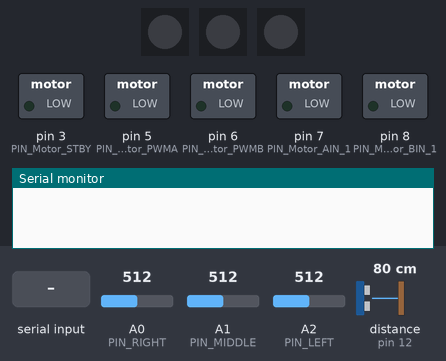
Recording of a sketch running on a simulated Arduino Uno, built with avr-gcc and run on an emulated ATmega328P. On the bench: 3 × 1 RGB LEDs in strip order, left to right, switched loads named in the sketch (green lamp = pin HIGH), the last lines printed to the serial monitor. Inputs (shaded band) come from the test bench; at power-on: A0 (PIN_RIGHT) = 512, distance to the obstacle (sensor on pin 12) 80 cm, A1 (PIN_MIDDLE) = 512, A2 (PIN_LEFT) = 512. The echo pulse lasts 58.3 µs per cm; dim RGB values are drawn brighter than linear; pins used as bus, display or sensor lines are not drawn.

Above: at 0.9 s.
1.0 s: "1_" received over Serial
At 2.2 s:
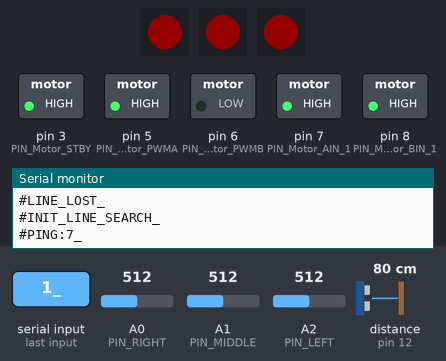
2.5 s: A0 (PIN_RIGHT) set to 589
5.5 s: A0 (PIN_RIGHT) set to 609
At 6.1 s:
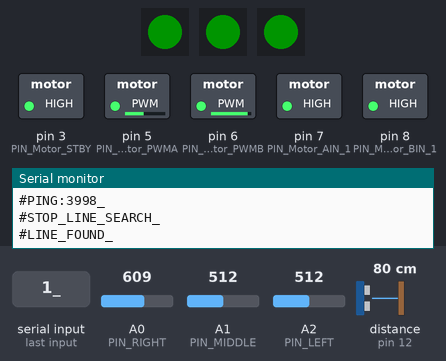
7.0 s: distance to the obstacle (sensor on pin 12) set to 10 cm
8.5 s: distance to the obstacle (sensor on pin 12) set to 7 cm
At 9.6 s:
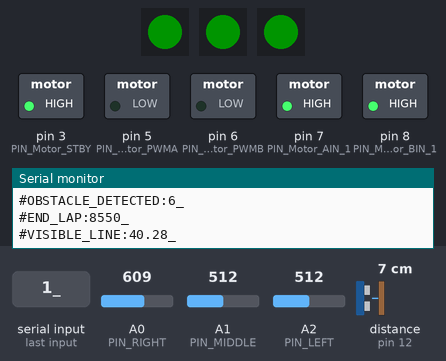
Timing chart, 0 to 11.0 s (numbered marks = the images above; inputs shaded):
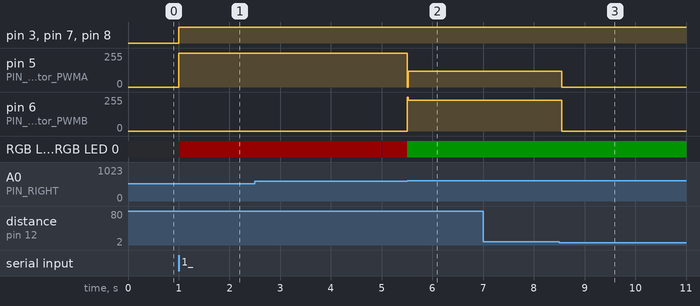

Measured:
- the behaviour switches between 599 and 600 on A0 (PIN_RIGHT) (found by bisection; images 1 and 2)
- the behaviour switches between 9 and 8 cm on distance to the obstacle (sensor on pin 12) (found by bisection; images 2 and 3)
- after the input at 1.0 s, pin 3 (PIN_Motor_STBY), pin 7 (PIN_Motor_AIN_1), pin 8 (PIN_Motor_BIN_1): LOW → HIGH at once; pin 5 (PIN_Motor_PWMA): 0/255 → 255/255 at once; RGB LED 0, RGB LED 0, RGB LED 0: off → RGB(20, 0, 0) at once
- after the input at 5.5 s, pin 5 (PIN_Motor_PWMA): 255/255 → 118/255 at once; pin 6 (PIN_Motor_PWMB): 0/255 → 232/255 at once; RGB LED 0, RGB LED 0, RGB LED 0: RGB(20, 0, 0) → RGB(0, 20, 0) at once
- after the input at 7.0 s, every drawn part: stays the same
- after the input at 8.5 s, pin 5 (PIN_Motor_PWMA): 118/255 → 0/255 after 0.05 s; pin 6 (PIN_Motor_PWMB): 232/255 → 0/255 after 0.05 s

The sketch:

main.ino
```cpp
#include "tasks.h"


void setup() {

  // initialize serial communication at 115200 bits per second:
  Serial.begin(115200);


  while (!Serial) {
    ; // wait for serial port to connect.
  }

  // wait for a msg sent by the ESP32 to begin the program
  for (;;){
    if (Serial.available() > 0){
      String msg = Serial.readStringUntil('_');;
      if (msg == "#commReady"){
        Serial.print("#ACK_"); // if the msg is correct it send another msg to the ESP
        }
        break;
    }
  }
  // task for the follow line part
  xTaskCreate(
    task_follow_line
    ,  "Follow_Line"
    ,  200
    ,  NULL
    ,  3
    ,  NULL );
  // task for the obstacle part
  xTaskCreate(
  task_obstacle
  ,  "Obstacle"
  ,  200
  ,  NULL
  ,  2
  ,  NULL );
  // task for the ping part
  xTaskCreate(
  task_ping
  ,  "Ping"
  ,  100
  ,  NULL
  ,  1
  ,  NULL );
}

void loop()
{
  // Empty. Things are done in Tasks.
}
```

tasks.h
```cpp
#include <Arduino.h>
#include <Arduino_FreeRTOS.h>
#include "FastLED.h"


//======== MSG CONSTANTS ==========

#define START_LAP_ACTION "START_LAP"
#define END_LAP_ACTION "END_LAP"
#define OBSTACLE_DETECTED_ACTION "OBSTACLE_DETECTED"
#define LINE_LOST_ACTION "LINE_LOST"
#define PING_ACTION "PING"
#define INIT_LINE_SEARCH_ACTION "INIT_LINE_SEARCH"
#define END_LINE_SEARCH_ACTION "STOP_LINE_SEARCH"
#define LINE_FOUND_ACTION "LINE_FOUND"
#define VISIBLE_LINE "VISIBLE_LINE"

//========= LED CONSTANTS ==========

#define PIN_RBGLED 4
#define NUM_LEDS 1
CRGB leds[NUM_LEDS];

//======= INFRARED CONSTANTS =======

#define PIN_LEFT   A2
#define PIN_MIDDLE A1
#define PIN_RIGHT  A0

#define DTECTION_THRESHOLD 600

//========= MOTOR CONSTANTS ========

// Enable/Disable motor control.
//  HIGH: motor control enabled
//  LOW: motor control disabled
#define PIN_Motor_STBY 3
// Group A Motors (Right Side)
// PIN_Motor_AIN_1: Digital output. HIGH: Forward, LOW: Backward
#define PIN_Motor_AIN_1 7
// PIN_Motor_PWMA: Analog output [0-255]. It provides speed.
#define PIN_Motor_PWMA 5

// Group B Motors (Left Side)
// PIN_Motor_BIN_1: Digital output. HIGH: Forward, LOW: Backward
#define PIN_Motor_BIN_1 8
// PIN_Motor_PWMB: Analog output [0-255]. It provides speed.
#define PIN_Motor_PWMB 6

//====== ULTRASOUND CONSTANTS ======

#define TRIG_PIN 13
#define ECHO_PIN 12
#define MICRODELAY_ULTRASOUND 10

#define THRESHOLD_REDUCE_SPEED 25
#define THRESHOLD_STOP 7


//======== SPEED CONSTANTS =========

#define NORMAL_SPEED 175
#define REDUCED_SPEED 50


//======== ERROR CONSTANTS =========

#define ERROR_LINE 1.0
#define ERROR_NO_LINE 3.1


//=========== DELAYS ===============

#define DELAY_FOLLOW_LINE 20
#define DELAY_ULTRASOUND 100
#define DELAY_PING 4000


// ======= GLOBAL VARIABLES ========
int base_speed = NORMAL_SPEED;        // Base speed for the motors
long start_lap;              // Timestamp for the start of the lap
long num_reed_sensors;       // Counter for line sensor readings
long num_lost_line;          // Counter for line lost events
bool seen_obstacle;          // Flag to indicate if an obstacle is detected


uint32_t Color(uint8_t r, uint8_t g, uint8_t b)
{
  return (((uint32_t)r << 16) | ((uint32_t)g << 8) | b);
}

void change_vel_motors(int left, int right){

  // The parameters are the speed of each side


  // Left motor configuration
  if (left < 0) {
    digitalWrite(PIN_Motor_BIN_1, LOW);          // Reverse direction
    analogWrite(PIN_Motor_PWMB, -left);         // Set the speed
  } else {
    digitalWrite(PIN_Motor_BIN_1, HIGH);         // Forward direction
    analogWrite(PIN_Motor_PWMB, left);          // Set the speed
  }

  // Right motor configuration
  if (right < 0) {
    digitalWrite(PIN_Motor_AIN_1, LOW);          // Reverse direction
    analogWrite(PIN_Motor_PWMA, -right);        // Set the speed
  } else {
    digitalWrite(PIN_Motor_AIN_1, HIGH);         // Forward direction
    analogWrite(PIN_Motor_PWMA, right);         // Set the speed
  }
}


void task_follow_line(void *pvParameters __attribute__((unused))) {
  // Initialize timing for task scheduling
  TickType_t xLastWakeTime;
  xLastWakeTime = xTaskGetTickCount();

  // Configure motor pins as outputs
  pinMode(PIN_Motor_STBY, OUTPUT);
  pinMode(PIN_Motor_AIN_1, OUTPUT);
  pinMode(PIN_Motor_PWMA, OUTPUT);
  pinMode(PIN_Motor_BIN_1, OUTPUT);
  pinMode(PIN_Motor_PWMB, OUTPUT);

  // Initialize LEDs with FastLED library
  FastLED.addLeds<NEOPIXEL, PIN_RBGLED>(leds, NUM_LEDS);
  FastLED.setBrightness(20); // Set LED brightness

  // Enable the motors
  digitalWrite(PIN_Motor_STBY, HIGH);

  Serial.println("#" + String(START_LAP_ACTION) + "_");

  start_lap = millis();  // Store start time
  bool line_lost = false; // Track if the line is lost

  // Variables for PID control
  float correction = 0;
  float error = 0;
  float last_err = 0;
  float dError = 0;

  // PID tuning parameters
  float Kp = 57.00; // Proportional gain
  float Kd = 54.5;  // Derivative gain

  for (;;) {
    // Read line sensors only if no obstacle is detected
    if (!seen_obstacle){
      num_reed_sensors ++;
      bool sensor_left = analogRead(PIN_LEFT) >= DTECTION_THRESHOLD;
      bool sensor_mid = analogRead(PIN_MIDDLE) >= DTECTION_THRESHOLD;
      bool sensor_right = analogRead(PIN_RIGHT) >= DTECTION_THRESHOLD;

      // Handle line detection
      if (sensor_left || sensor_mid || sensor_right) {
        FastLED.showColor(Color(0, 255, 0)); // Green LED for line detected
        if (line_lost) {
          line_lost = false;
          Serial.println("#" + String(END_LINE_SEARCH_ACTION) + "_");
          Serial.println("#" + String(LINE_FOUND_ACTION) + "_");
        }
      } else {
        // If no line is detected
        FastLED.showColor(Color(255, 0, 0)); // Red LED for lost line
        num_lost_line++; // Increment lost line count
        if (!line_lost) {
          Serial.println("#" + String(LINE_LOST_ACTION) + "_");
          Serial.println("#" + String(INIT_LINE_SEARCH_ACTION) + "_");
          line_lost = true;
        }
      }

      // Calculate error for PID control
      if (sensor_left && !sensor_right) error = -1 * ERROR_LINE;  // Line is to the left
      else if (sensor_right && !sensor_left) error = ERROR_LINE;  // Line is to the right
      else if (!sensor_left && !sensor_right && sensor_mid) error = 0.0;  // Line is centered
      else {
        // If line is lost, apply correction based on last error
        error = (last_err <= 0) ? -1 * ERROR_NO_LINE : ERROR_NO_LINE; // Turn left or right
      }

      // Calculate the rate of change of error (derivative)
      dError = error - last_err;

      // Apply PID formula: proportional + derivative
      correction = Kp * error + Kd * dError;

      // Store the current error as last error for the next iteration
      last_err = error;

      // Calculate motor speeds with correction
      float speed_left = base_speed + correction;
      float speed_right = base_speed - correction;

      // Round and constrain speeds to valid range [0-255]
      int speed_left_int = constrain(round(speed_left), 0, 255);
      int speed_right_int = constrain(round(speed_right), 0, 255);

      // Apply motor speeds
      change_vel_motors(speed_left_int, speed_right_int);
    }
    xTaskDelayUntil(&xLastWakeTime, (DELAY_FOLLOW_LINE / portTICK_PERIOD_MS));
  }
}


void task_obstacle( void *pvParameters __attribute__((unused)) )
{
  // Initialize timing for task scheduling
  TickType_t xLastWakeTime;
  xLastWakeTime = xTaskGetTickCount();

  // Configure motor standby and ultrasonic sensor pins
  pinMode(PIN_Motor_STBY, OUTPUT);
  pinMode(TRIG_PIN, OUTPUT); // Trigger pin set as output
  pinMode(ECHO_PIN, INPUT);  // Echo pin set as input
  digitalWrite(TRIG_PIN, LOW); // Initialize trigger pin to LOW

  // Initialize LEDs with FastLED library
  FastLED.addLeds<NEOPIXEL, PIN_RBGLED>(leds, NUM_LEDS);
  FastLED.setBrightness(20); // Set LED brightness

  seen_obstacle = false;     // Global flag to indicate obstacle presence

  for (;;)
  {
    long t; // Time taken for the echo pulse
    long d; // Calculated distance in centimeters

    digitalWrite(TRIG_PIN, HIGH);
    delayMicroseconds(MICRODELAY_ULTRASOUND);          //Enviamos un pulso de 10us
    digitalWrite(TRIG_PIN, LOW);

    // Measure the time of the echo pulse
    t = pulseIn(ECHO_PIN, HIGH);

    // Convert the time to distance in centimeters
    d = t/59;

    // Check if the obstacle is within a critical distance
    if (d <= THRESHOLD_REDUCE_SPEED){
      base_speed = NORMAL_SPEED; // Reduce base speed when an obstacle is nearby
      if (d <= THRESHOLD_STOP){
        change_vel_motors(0,0); // Stop motors if the obstacle is very close
        Serial.println("#" + String(OBSTACLE_DETECTED_ACTION) + ":" + String(d) + "_");
        Serial.println("#" + String(END_LAP_ACTION) + ":" + String(millis() - start_lap) + "_");
        Serial.println("#" + String(VISIBLE_LINE) + ":" + String(((float)(num_reed_sensors - num_lost_line)/(num_reed_sensors) * 100)) + "_");
        seen_obstacle = true;// Update global flag
      }
    }
    xTaskDelayUntil( &xLastWakeTime, ( DELAY_ULTRASOUND / portTICK_PERIOD_MS ));
  }
}

void task_ping( void *pvParameters __attribute__((unused)) ){
// Initialize timing for task scheduling
  TickType_t xLastWakeTime;
  xLastWakeTime = xTaskGetTickCount();

  // Initialize LEDs with FastLED library
  FastLED.addLeds<NEOPIXEL, PIN_RBGLED>(leds, NUM_LEDS);
  FastLED.setBrightness(20); // Set LED brightness

  for (;;) {
    // Only send a ping if no obstacle has been detected
    if (!seen_obstacle) {
      FastLED.showColor(Color(0, 0, 255)); // Show blue LED for a ping
      Serial.println("#" + String(PING_ACTION) + ":" + String(millis() - start_lap) + "_"); // Log a ping message
      xTaskDelayUntil(&xLastWakeTime, (DELAY_PING / portTICK_PERIOD_MS));
    }
  }
}
```
